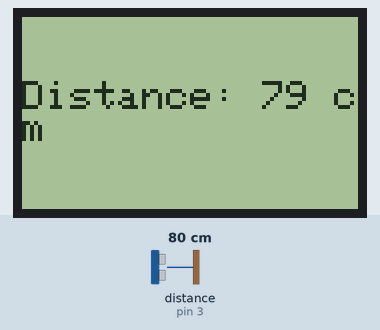
Recording of a sketch running on a simulated Arduino Uno, built with avr-gcc and run on an emulated ATmega328P. On the bench: 84×48 one-colour display. Wiring (inferred from the names in the program): ultrasonic range finder: trigger pin 2; echo pin 3. Inputs (shaded band) come from the test bench; at power-on: distance to the obstacle (sensor on pin 3) 80 cm. The echo pulse lasts 58.3 µs per cm; what the sketch prints to the serial monitor is not drawn.

Above: at 1.2 s.
1.3 s: distance to the obstacle (sensor on pin 3) set to 2 cm
At 2.8 s:
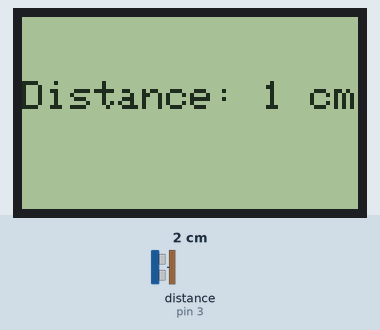
4.3 s: distance to the obstacle (sensor on pin 3) set to 60 cm
At 5.8 s:
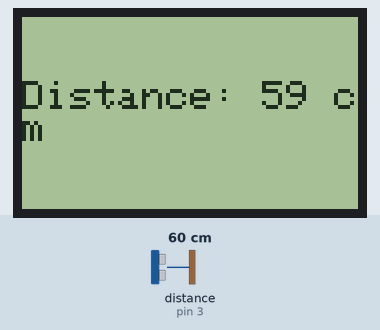
7.3 s: distance to the obstacle (sensor on pin 3) set to 4 cm
At 7.9 s:
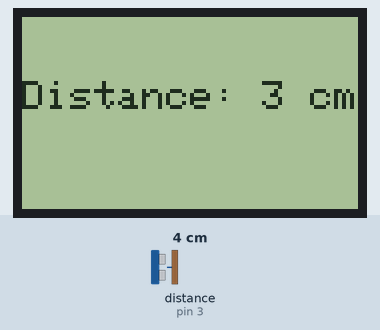
10.3 s: distance to the obstacle (sensor on pin 3) set to 18 cm
At 11.0 s:
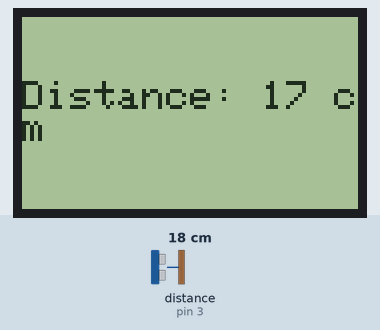
19.3 s: distance to the obstacle (sensor on pin 3) set to 299 cm
At 20.5 s:
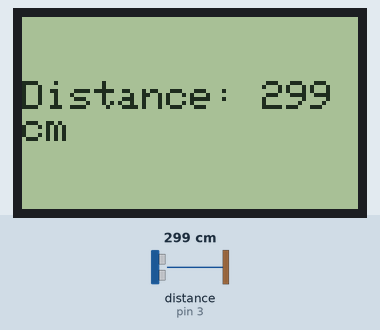
22.3 s: distance to the obstacle (sensor on pin 3) set to 18 cm
At 23.8 s:
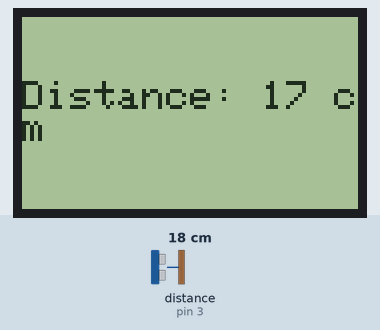
Timing chart, 0 to 25.3 s (numbered marks = the images above; inputs shaded):
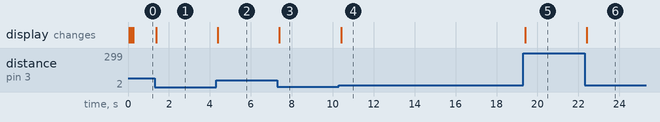

Measured:
- after the input at 1.3 s, the display: changes after 0.07 s (image 1)
- after the input at 4.3 s, the display: changes after 0.09 s (image 2)
- after the input at 7.3 s, the display: changes after 0.08 s (image 3)
- after the input at 10.3 s, the display: changes after 0.11 s (image 4)
- after the input at 19.3 s, the display: changes after 0.11 s (image 5)
- after the input at 22.3 s, the display: changes after 0.11 s (image 6)

The sketch:

distance_meter_echo.ino
```cpp
// Libraries
#include <Nokia_LCD.h>

// Set up HC-SR04 pins and global variables
int trigPin = 2;
int echoPin = 3;
long duration, cm, inches;

// Set up Nokia 5110 LCD pins and variables
Nokia_LCD lcd(8 /* CLK */, 7 /* DIN */, 5 /* DC */, 4 /* CE */, 13 /* RST */);

void setup() {
  Serial.begin (9600);

  // Set up HC-SR04
  pinMode(trigPin, OUTPUT);
  pinMode(echoPin, INPUT);

  // Set up Nokia 5110
  lcd.begin();          // Initialize the screen
  lcd.setContrast(40);  // Set the contrast - Good values are usualy between 40 and 60
  lcd.clear(true);      // Clear the screen by filling it with black pixels
  lcd.setCursor(0, 5);  // Set the cursor on the beginning of the 6th row (the last one)
  lcd.print("Initializing..."); // Print text
}

void loop() {
  digitalWrite(trigPin, LOW);
  delayMicroseconds(5);
  digitalWrite(trigPin, HIGH);
  delayMicroseconds(10);
  digitalWrite(trigPin, LOW);

  pinMode(echoPin, INPUT);

  duration = pulseIn(echoPin, HIGH);
  cm       = (duration/2) / 29.1;

  Serial.print(cm);
  Serial.println();

  // Print Distance to screen
  lcd.clear();          // Clear the screen by filling it with white pixels
  lcd.setCursor(0, 2);  // Set the cursor on the beginning of the 6th row (the last one)
  lcd.print("Distance: ");
  lcd.print(cm);
  lcd.print(" cm");

  delay(50);
}
```
